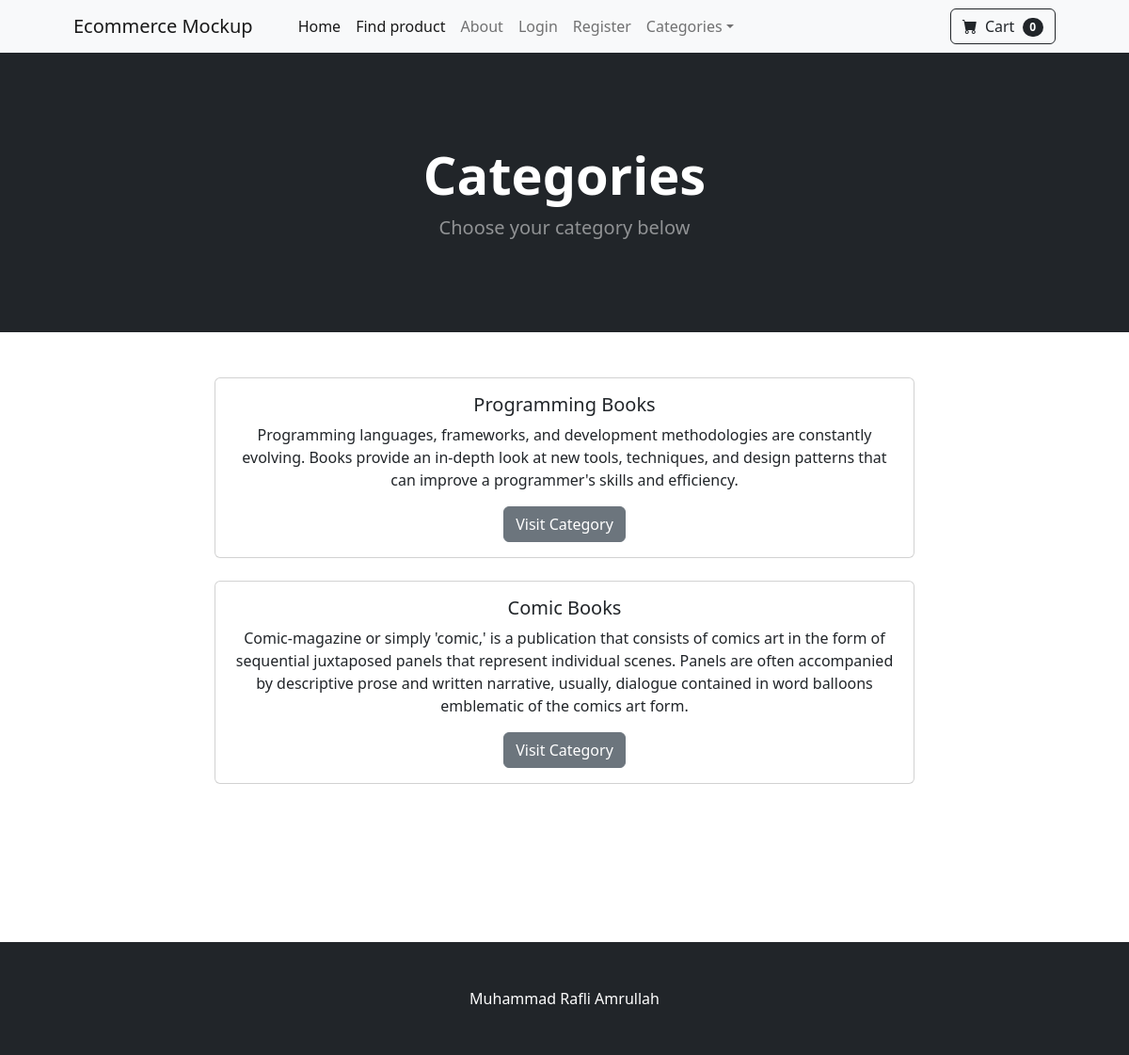
Screenshot of /categories_summary/ with the database file from the repository.
### store/models.py (models this page shows)
class Category(models.Model):
	name = models.CharField(max_length=50)
	description = models.CharField(max_length=1024, default='')
	def __str__(self):
		return self.name
	class Meta:
		verbose_name_plural = 'Categories'

### store/views.py (the view)
# urls.py: path('categories_summary/', views.category_summary, name='category_summary'),
def category_summary(request):
	categories = Category.objects.all()
	return render(request, 'category_summary.html', {'categories':categories})

### cart/cart.py (called while the page is built)
    def __len__(self):
        return len(self.cart)

### cart/context_processors.py (called while the page is built)
def cart(request):
    return {'cart': Cart(request)}

### store/templates/category_summary.html
{% extends "base.html" %} {% block content %}
<header class="bg-dark py-5">
  <div class="container px-4 px-lg-5 my-5">
    <div class="text-center text-white">
      <h1 class="display-4 fw-bolder">Categories</h1>
      <p class="lead fw-normal text-white-50 mb-0">Choose your category below</p>
    </div>
  </div>
</header>
<div class="container">
  <div class="row">
    <center>
      <div class="col-8">
        <br /><br />
        {% for cat in categories %}
        <div class="card">
            <div class="card-body">
              <h5 class="card-title">{{cat}}</h5>
              <p class="card-text">{{cat.description}}</p>
              <a href="{% url "category" cat|slugify %}" class="btn btn-secondary">Visit Category</a>
            </div>
          </div>
          <br/>
        {% endfor %}
        <br /><br /><br /><br /><br /><br />
      </div>
    </center>
  </div>
</div>
{% endblock content %}

### rows the page displays
Category: name "Programming Books", description "Programming languages, frameworks, and development methodologies are constantly evolving. Books provide an in-depth look at new tools, techniques, and design patterns that can improve a programmer's skills and efficiency."
Category: name "Comic Books", description "Comic-magazine or simply 'comic,' is a publication that consists of comics art in the form of sequential juxtaposed panels that represent individual scenes. Panels are often accompanied by descriptive prose and written narrative, usually, dialogue contained in word balloons emblematic of the comics art form."

### other values shown
{{ cart | length }} "0"
